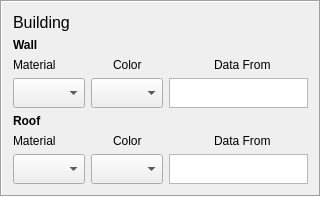
    <widget class="QFrame" name="BuildingFrame">
     <property name="enabled">
      <bool>true</bool>
     </property>
     <property name="frameShape">
      <enum>QFrame::Box</enum>
     </property>
     <property name="frameShadow">
      <enum>QFrame::Sunken</enum>
     </property>
     <layout class="QGridLayout" name="gridLayout">
      <item row="4" column="0">
       <widget class="QLabel" name="label_57">
        <property name="text">
         <string>&lt;!DOCTYPE HTML PUBLIC &quot;-//W3C//DTD HTML 4.0//EN&quot; &quot;http://www.w3.org/TR/REC-html40/strict.dtd&quot;&gt;
&lt;html&gt;&lt;head&gt;&lt;meta name=&quot;qrichtext&quot; content=&quot;1&quot; /&gt;&lt;style type=&quot;text/css&quot;&gt;
p, li { white-space: pre-wrap; }
&lt;/style&gt;&lt;/head&gt;&lt;body style=&quot; font-family:'MS Shell Dlg 2'; font-size:8pt; font-weight:400; font-style:normal;&quot;&gt;
&lt;p style=&quot; margin-top:0px; margin-bottom:0px; margin-left:0px; margin-right:0px; -qt-block-indent:0; text-indent:0px;&quot;&gt;&lt;span style=&quot; font-size:9pt; font-weight:600;&quot;&gt;Roof&lt;/span&gt;&lt;/p&gt;&lt;/body&gt;&lt;/html&gt;</string>
        </property>
       </widget>
      </item>
      <item row="6" column="0">
       <layout class="QHBoxLayout" name="Roof">
        <item>
         <widget class="QComboBox" name="comboBoxRoofMtr">
          <property name="sizePolicy">
           <sizepolicy hsizetype="Preferred" vsizetype="Preferred">
            <horstretch>0</horstretch>
            <verstretch>0</verstretch>
           </sizepolicy>
          </property>
          <property name="toolTip">
           <string/>
          </property>
         </widget>
        </item>
        <item>
         <widget class="QComboBox" name="comboBoxRoofClr">
          <property name="sizePolicy">
           <sizepolicy hsizetype="Preferred" vsizetype="Preferred">
            <horstretch>0</horstretch>
            <verstretch>0</verstretch>
           </sizepolicy>
          </property>
          <property name="toolTip">
           <string/>
          </property>
         </widget>
        </item>
        <item>
         <widget class="QTextBrowser" name="textBrowserRoofFrom">
          <property name="enabled">
           <bool>true</bool>
          </property>
          <property name="sizePolicy">
           <sizepolicy hsizetype="Preferred" vsizetype="Fixed">
            <horstretch>0</horstretch>
            <verstretch>0</verstretch>
           </sizepolicy>
          </property>
          <property name="minimumSize">
           <size>
            <width>0</width>
            <height>30</height>
           </size>
          </property>
          <property name="maximumSize">
           <size>
            <width>139</width>
            <height>30</height>
           </size>
          </property>
         </widget>
        </item>
       </layout>
      </item>
      <item row="5" column="0">
       <layout class="QHBoxLayout" name="horizontalLayout_19">
        <item>
         <widget class="QLabel" name="label_35">
          <property name="text">
           <string>Material</string>
          </property>
         </widget>
        </item>
        <item>
         <widget class="QLabel" name="label_36">
          <property name="text">
           <string>Color</string>
          </property>
         </widget>
        </item>
        <item>
         <widget class="QLabel" name="label_70">
          <property name="text">
           <string>Data From</string>
          </property>
         </widget>
        </item>
       </layout>
      </item>
      <item row="0" column="0">
       <widget class="QLabel" name="label_34">
        <property name="text">
         <string>&lt;!DOCTYPE HTML PUBLIC &quot;-//W3C//DTD HTML 4.0//EN&quot; &quot;http://www.w3.org/TR/REC-html40/strict.dtd&quot;&gt;
&lt;html&gt;&lt;head&gt;&lt;meta name=&quot;qrichtext&quot; content=&quot;1&quot; /&gt;&lt;style type=&quot;text/css&quot;&gt;
p, li { white-space: pre-wrap; }
&lt;/style&gt;&lt;/head&gt;&lt;body style=&quot; font-family:'MS Shell Dlg 2'; font-size:8pt; font-weight:400; font-style:normal;&quot;&gt;
&lt;p style=&quot; margin-top:0px; margin-bottom:0px; margin-left:0px; margin-right:0px; -qt-block-indent:0; text-indent:0px;&quot;&gt;&lt;span style=&quot; font-size:12pt;&quot;&gt;Building&lt;/span&gt;&lt;/p&gt;&lt;/body&gt;&lt;/html&gt;</string>
        </property>
       </widget>
      </item>
      <item row="2" column="0">
       <layout class="QHBoxLayout" name="horizontalLayout_20">
        <item>
         <widget class="QLabel" name="label_68">
          <property name="text">
           <string>Material</string>
          </property>
         </widget>
        </item>
        <item>
         <widget class="QLabel" name="label_62">
          <property name="text">
           <string>Color</string>
          </property>
         </widget>
        </item>
        <item>
         <widget class="QLabel" name="label_63">
          <property name="text">
           <string>Data From</string>
          </property>
         </widget>
        </item>
       </layout>
      </item>
      <item row="1" column="0">
       <widget class="QLabel" name="label_38">
        <property name="text">
         <string>&lt;!DOCTYPE HTML PUBLIC &quot;-//W3C//DTD HTML 4.0//EN&quot; &quot;http://www.w3.org/TR/REC-html40/strict.dtd&quot;&gt;
&lt;html&gt;&lt;head&gt;&lt;meta name=&quot;qrichtext&quot; content=&quot;1&quot; /&gt;&lt;style type=&quot;text/css&quot;&gt;
p, li { white-space: pre-wrap; }
&lt;/style&gt;&lt;/head&gt;&lt;body style=&quot; font-family:'MS Shell Dlg 2'; font-size:8pt; font-weight:400; font-style:normal;&quot;&gt;
&lt;p style=&quot; margin-top:0px; margin-bottom:0px; margin-left:0px; margin-right:0px; -qt-block-indent:0; text-indent:0px;&quot;&gt;&lt;span style=&quot; font-size:9pt; font-weight:600;&quot;&gt;Wall&lt;/span&gt;&lt;/p&gt;&lt;/body&gt;&lt;/html&gt;</string>
        </property>
       </widget>
      </item>
      <item row="3" column="0">
       <layout class="QHBoxLayout" name="Wall">
        <item>
         <widget class="QComboBox" name="comboBoxWallMtr">
          <property name="sizePolicy">
           <sizepolicy hsizetype="Preferred" vsizetype="Preferred">
            <horstretch>0</horstretch>
            <verstretch>0</verstretch>
           </sizepolicy>
          </property>
          <property name="toolTip">
           <string/>
          </property>
         </widget>
        </item>
        <item>
         <widget class="QComboBox" name="comboBoxWallClr">
          <property name="sizePolicy">
           <sizepolicy hsizetype="Preferred" vsizetype="Preferred">
            <horstretch>0</horstretch>
            <verstretch>0</verstretch>
           </sizepolicy>
          </property>
          <property name="toolTip">
           <string/>
          </property>
         </widget>
        </item>
        <item>
         <widget class="QTextBrowser" name="textBrowserWallFrom">
          <property name="enabled">
           <bool>true</bool>
          </property>
          <property name="sizePolicy">
           <sizepolicy hsizetype="Preferred" vsizetype="Fixed">
            <horstretch>0</horstretch>
            <verstretch>0</verstretch>
           </sizepolicy>
          </property>
          <property name="minimumSize">
           <size>
            <width>0</width>
            <height>30</height>
           </size>
          </property>
          <property name="maximumSize">
           <size>
            <width>139</width>
            <height>30</height>
           </size>
          </property>
         </widget>
        </item>
       </layout>
      </item>
     </layout>
    </widget>
